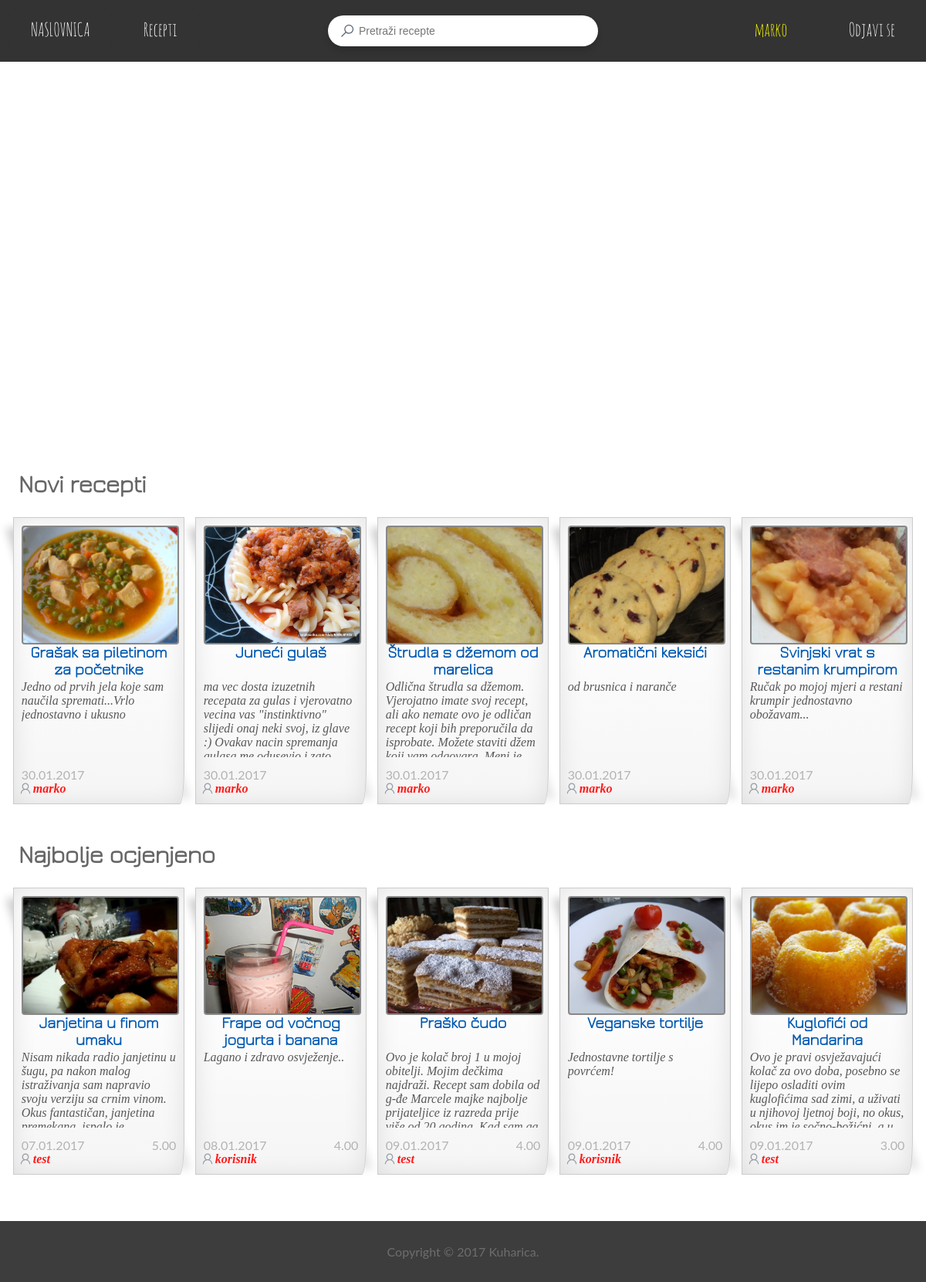
Screenshot of / (signed in) with the database file from the repository.
### tables this page shows
CREATE TABLE `slika` (
  `ID_slike` int(11) NOT NULL,
  `ID_recepta` int(11) NOT NULL,
  `Ime_slike` varchar(255) NOT NULL DEFAULT 'no-picture.jpg'
);

CREATE TABLE `recept` (
  `ID_recepta` int(11) NOT NULL,
  `Ime_recepta` varchar(50) NOT NULL,
  `Kratki_opis` text NOT NULL,
  `datum_objave` date NOT NULL,
  `ID_autora` int(11) DEFAULT NULL,
  `Flag` int(11) NOT NULL DEFAULT '0',
  `dozvola` int(2) NOT NULL DEFAULT '0'
);

CREATE TABLE `korisnik` (
  `ID` int(11) NOT NULL,
  `username` varchar(20) NOT NULL,
  `password` varchar(40) NOT NULL,
  `email` varchar(100) NOT NULL,
  `spol` varchar(10) NOT NULL,
  `permission` varchar(10) NOT NULL DEFAULT 'member',
  `join_date` date NOT NULL,
  `last_login` datetime DEFAULT NULL,
  `slika` varchar(50) NOT NULL DEFAULT 'default-profile.jpg'
);

### include/content_box.php (the view, shortened to what this page needs)
<?php
		$query = "SELECT * FROM recept where ID_recepta = '$idRecepta'";
			$result = mysql_query($query);
			while ($row = mysql_fetch_array($result, MYSQL_ASSOC)) {
				$receptDatum = date('d.m.Y', strtotime( $row['datum_objave'] ));
				$receptIme = $row['Ime_recepta'];
				$receptOpis = $row['Kratki_opis'];
			}
		$query = "SELECT Ime_slike FROM slika where ID_recepta = '$idRecepta'";
			$result = mysql_query($query);
			while ($row = mysql_fetch_array($result, MYSQL_ASSOC)) {
				$receptSlika =  $row['Ime_slike'];
			}
		$query = "SELECT username, join_date, spol, last_login FROM korisnik INNER JOIN recept ON (recept.ID_autora=korisnik.ID) WHERE ID_recepta = '$idRecepta'";
			$result = mysql_query($query);
			while ($row = mysql_fetch_array($result, MYSQL_ASSOC)) {
				$receptUsername =  $row['username'];
				$spol = $row['spol'];
				$receptJoinD =  date('d.m.Y', strtotime( $row['join_date'] ));
				$receptLastL =  date('d.m.Y H:i', strtotime( $row['last_login'] ));
			}
		$query = "SELECT count(*) as BrRecepata FROM korisnik INNER JOIN recept ON (recept.ID_autora=korisnik.ID) WHERE username = '$receptUsername'";
			$result = mysql_query($query);
			while ($row = mysql_fetch_array($result, MYSQL_ASSOC)) {
				$BrRecepata =  $row['BrRecepata'];
			}
	$query = "SELECT ROUND(AVG(ocjena.ocjena),2) AS prosjek FROM recept INNER JOIN ocjena ON (ocjena.id_recepta=recept.ID_recepta) WHERE recept.ID_recepta = '$idRecepta'";
	$result = mysql_query($query);
	$receptRating =  mysql_fetch_array($result, MYSQL_ASSOC)['prosjek'];
	$query = "SELECT slika FROM korisnik WHERE username='".$receptUsername."'";
		$result = mysql_query($query);
		while ($row = mysql_fetch_array($result, MYSQL_ASSOC)) {
			$slikaProf=$row['slika'];
		}?>
<div class="box1" style="display: table; margin: 0 auto; width:85%">
	<?php echo "<a href=\"recept.php?id={$idRecepta}\" style='text-decoration: none;'>"; ?>
		<div style="height: 150px; width:100%;background-size:cover; border-radius:4px; background-color:#ccc;
					background-position: center center; background-image: url('images/<?php echo $receptSlika; ?>');border: solid 2px #888888;"></div>
	<?php
		echo "<div class='text-center' style=' height:30px; font-weight: bold; font-size: 130%; color:#0059b3'>{$receptIme}</div>";
		echo "<p style='overflow:auto; height:100px; width:auto;color:#585858 ; font-weight: normal; font-family: Georgia, serif; font-style: italic;'>{$receptOpis}</p>";?></a>
	<div style="color: #b3b3b3;vertical-align: top; width:100%; margin: -3px 0px 0px 0px;">
		<span style="flaot:left"><?php echo "{$receptDatum}"; ?></span> <?php if (!$_SESSION['potrebnaForma']) {?><span style="float:right"><?php echo $receptRating ?></span><?php }?>
		 <br/>
		<span style="color: #ff1a1a; font-family: Georgia, serif; font-style: italic;">
			<div class="search-option" style="position:relative; float:left">
				<div style="margin-left:10px;margin-right:-15px;margin-top:-11px">
					<svg class="edit-pen-title">
						  <use xmlns:xlink="http://www.w3.org/1999/xlink" xlink:href="#user"></use>
					</svg>
				</div>
			</div>
		<span style="cursor: pointer;" onclick="profil('<?php echo $receptUsername; ?>','<?php echo $slikaProf; ?>',' &emsp;<?php echo $spol; ?>',' &emsp;<?php echo $receptJoinD; ?>',' &emsp;<?php echo $receptLastL; ?>',' &emsp;<?php echo $BrRecepata; ?>');"><?php echo "<b>{$receptUsername} </b>"; ?></span>
		</span>
	</div>
</div>

### index.php (shortened to what this page needs)
<?php
	if (!($_SESSION['potrebnaForma'])) {
	$query = "SELECT ID_recepta FROM recept WHERE flag=1 ORDER BY datum_objave DESC";
	$result = mysql_query($query);
	$receptIDArrayDate = Array();
	while ($row = mysql_fetch_array($result, MYSQL_ASSOC)) {
		$receptIDArrayDate[] =  $row['ID_recepta'];
	}
	$query = "SELECT recept.ID_recepta, AVG(ocjena.ocjena) AS prosjek FROM recept LEFT OUTER JOIN ocjena ON (ocjena.id_recepta=recept.ID_recepta) WHERE flag=1 GROUP BY recept.ID_recepta ORDER BY prosjek DESC";
	$result = mysql_query($query);
	$receptIDArrayRating = Array();
	while ($row = mysql_fetch_array($result, MYSQL_ASSOC)) {
		$receptIDArrayRating[] =  $row['ID_recepta'];
	}
	}
?>
<html>
<head>
	<link href="css/style.css" rel="stylesheet">
	<link href="css/grid.css" rel="stylesheet" media="all">
	<link href="css/hover.css" rel="stylesheet" media="all">
	<link href="//maxcdn.bootstrapcdn.com/font-awesome/4.2.0/css/font-awesome.min.css" rel="stylesheet" media="all">
</head>
<body>
	<?php include 'include/header.php'; ?>
	<div class="alert" id="obavijestIndex" style="margin:2px 20px 0 20px;text-align:center; height:20px; opacity:0.9"></div>
		<div style="height:55%"></div>
			<div style="margin-left:2%; cursor:pointer;"><br/><br/><h1 onclick="location.href='recepti.php?search=&type=recepti&sortby=datum&poredak=desc&num=10';" style="float:left;">Novi recepti</h1></div>
			<div class="grid" style="float:left; margin: 10px 10px 10px 10px; min-width:98%">
				<?php  for($i = 0; $i <= 4 AND $i<count($receptIDArrayDate); $i++){
				$idRecepta = $receptIDArrayDate[$i];			?>
				<div class="col-1-5">
					<div class="module">
						<?php include("include/content_box.php"); ?>
					</div>
				</div>
				<?php } ?>
			</div>
			<div style="float: left; height:40px; width:100%"></div>
		<?php if (!$_SESSION['potrebnaForma']) {?>
		<div style="margin-left:2%;cursor:pointer;"><br/><br/><h1 onclick="location.href='recepti.php?search=&type=recepti&sortby=ocjena&poredak=desc&num=10';" style="float:left;">Najbolje ocjenjeno</h1></div>
			<div class="grid" style="float:left; margin: 10px 10px 10px 10px;min-width:98%">
				<?php  for($i = 0; $i <= 4 AND $i<count($receptIDArrayDate); $i++){
				$idRecepta = $receptIDArrayRating[$i];			?>
				<div class="col-1-5">
					<div class="module">
						<?php include("include/content_box.php"); ?>
					</div>
				</div>
			<?php } ?>
			</div>
		<?php } ?>
		<?php include 'include/footer.php'; ?>
</body>
</html>

### css/style.css (style rules this page uses)
h1, h2, h3, h4, h5, h6 { margin: 0 0 15px; font-weight: bold; font-family: Jura; }
html, body { height: 100% }
html { background: url(Pics/background.jpg) no-repeat center center fixed; -webkit-background-size: cover; -moz-background-size: cover; -o-background-size: cover; background-size: cover; }
body { color: #666666; font-family: 'Lato', sans-serif; }
a { -moz-transition: 0.3s; -o-transition: 0.3s; -webkit-transition: 0.3s; transition: 0.3s; color: #333; text-decoration: none; font-family: Jura; font-weight: bold; }
body { position:relative }
html, body { padding: 0; margin: 0; }
.alert { padding: 15px; margin-bottom: 20px; border: 1px solid transparent; border-radius: 4px; }
.box1 { margin: 20px; padding: 10px; min-height: 200px; position:relative; display: inline-block; background: -webkit-gradient(linear, 0% 20%, 0% 1000%, from(#fff), to(#fff), color-stop(.1,#f3f3f3)); border: 1px solid #ccc; -webkit-box-shadow: 0px 3px 30px rgba(0, 0, 0, 0.1) inset; -webkit-border-bottom-right-radius: 6px 50px; }
.box1:before { content: ''; width: 50px; height: 100px; position:absolute; bottom:0; right:0; -webkit-box-shadow: 20px 20px 10px rgba(0, 0, 0, 0.1); z-index:-1; -webkit-transform: translate(-35px,-40px) skew(0deg,30deg) rotate(-25deg); }
.box1:after { content: ''; width: 100px; height: 100px; top:0; left:0; position:absolute; display: inline-block; z-index:-1; -webkit-box-shadow: -10px -10px 10px rgba(0, 0, 0, 0.2); -webkit-transform: rotate(2deg) translate(20px,25px) skew(20deg); }
.search-option { position: absolute; text-align: right; top: 10px; right: 15px; }
.search-option div { position: relative; display: inline-block; margin: 0 1px; cursor: pointer; }
.search-option div svg { height: 20px; width: 20px; fill: #5a6674; opacity: 0.6; -webkit-transition: all .2s ease-in-out; transition: all .2s ease-in-out; pointer-events: none; }

### css/grid.css (style rules this page uses)
.col-1-5 { width: 20%; }
.module { padding: $pad; }
.text-center { text-align: center; }

### rows the page displays
slika: Ime_slike (picture)
recept: Ime_recepta "Grašak sa piletinom za početnike", Kratki_opis "Jedno od prvih jela koje sam naučila spremati...Vrlo jednostavno i ukusno", datum_objave "30.01.2017"
korisnik: username "marko"
slika: Ime_slike (picture)
recept: Ime_recepta "Juneći gulaš", Kratki_opis "ma vec dosta izuzetnih recepata za gulas i vjerovatno vecina vas \"instinktivno\" slijedi onaj neki svoj, iz glave :) Ovakav nacin spremanja…", datum_objave "30.01.2017"
slika: Ime_slike (picture)
recept: Ime_recepta "Štrudla s džemom od marelica", Kratki_opis "Odlična štrudla sa džemom. Vjerojatno imate svoj recept, ali ako nemate ovo je odličan recept koji bih preporučila da isprobate. Možete staviti džem…", datum_objave "30.01.2017"
slika: Ime_slike (picture)
recept: Ime_recepta "Aromatični keksići", Kratki_opis "od brusnica i naranče", datum_objave "30.01.2017"
slika: Ime_slike (picture)
recept: Ime_recepta "Svinjski vrat s restanim krumpirom", Kratki_opis "Ručak po mojoj mjeri a restani krumpir jednostavno obožavam...", datum_objave "30.01.2017"
slika: Ime_slike (picture)
recept: Ime_recepta "Janjetina u finom umaku", Kratki_opis "Nisam nikada radio janjetinu u šugu, pa nakon malog istraživanja sam napravio svoju verziju sa crnim vinom. Okus fantastičan, janjetina…", datum_objave "07.01.2017"
korisnik: username "test"
slika: Ime_slike (picture)
recept: Ime_recepta "Frape od vočnog jogurta i banana", Kratki_opis "Lagano i zdravo osvježenje..", datum_objave "08.01.2017"
korisnik: username "korisnik"
slika: Ime_slike (picture)
recept: Ime_recepta "Praško čudo", Kratki_opis "Ovo je kolač broj 1 u mojoj obitelji. Mojim dečkima najdraži. Recept sam dobila od g-đe Marcele majke najbolje prijateljice iz razreda prije…", datum_objave "09.01.2017"
slika: Ime_slike (picture)
recept: Ime_recepta "Veganske tortilje", Kratki_opis "Jednostavne tortilje s povrćem!", datum_objave "09.01.2017"
slika: Ime_slike (picture)
recept: Ime_recepta "Kuglofići od Mandarina", Kratki_opis "Ovo je pravi osvježavajući kolač za ovo doba, posebno se lijepo osladiti ovim kuglofićima sad zimi, a uživati u njihovoj ljetnoj boji, no okus,…", datum_objave "09.01.2017"

### other values shown
$_SESSION['user'] "marko"
$receptRating "5.00"
$receptRating "4.00"
$receptRating "3.00"
